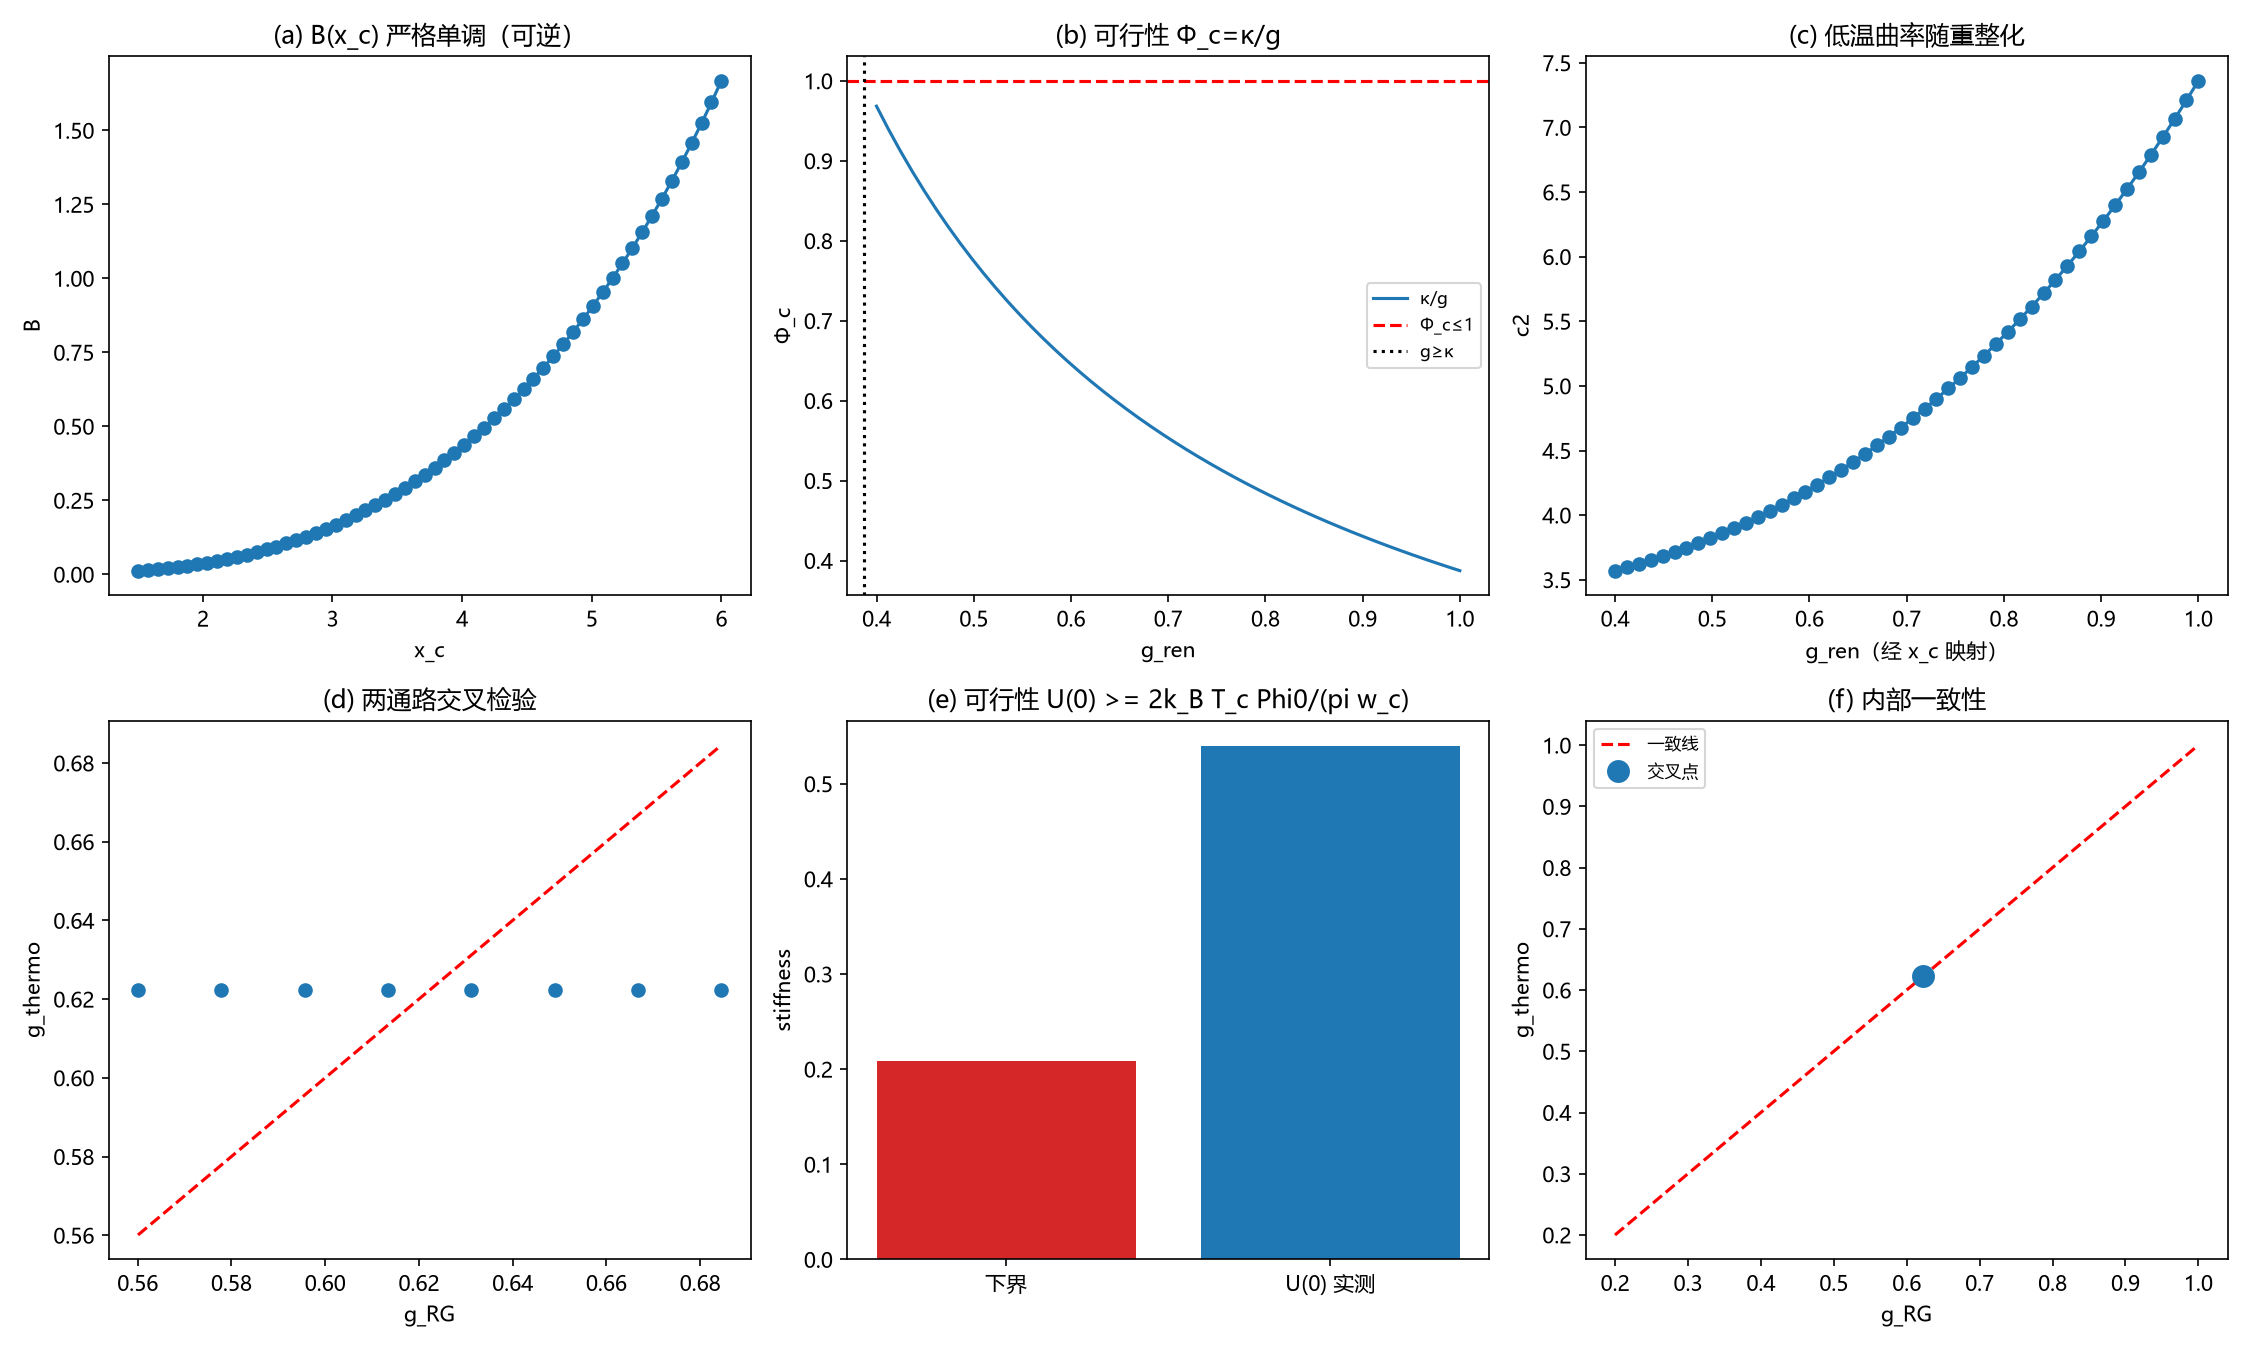

Recreate this plot in Python.
# -*- coding: utf-8 -*-
"""环 19／目标区：Uemura 闭合与 g_ren 热力学反演（第 155 轮，R-164）

只做解析式的数值核对与函数图像，不做任何数据拟合。
运行：python "环19_Uemura曲率反演.py"（本目录）
输出：环19_Uemura曲率反演.png / .json
"""
import json
import numpy as np
import matplotlib
matplotlib.use("Agg")
import matplotlib.pyplot as plt
from scipy.stats import chi2
from scipy.optimize import brentq

plt.rcParams["font.sans-serif"] = ["Microsoft YaHei", "SimHei", "DejaVu Sans"]
plt.rcParams["axes.unicode_minus"] = False

PC = 0.592746
NU = 9.0
TU = 1.3
A = np.pi ** 2 / 3.0
TC = 0.3          # 取 k_B=omega_D=1


def w_debye(x, n=20001):
    if x <= 0.0:
        return 1.0
    u = np.linspace(0.0, 1.0, n)
    return float(2.0 * np.trapezoid(u * np.tanh(u / (2.0 * x)), u))


WC = w_debye(TC)


def Phi(p):
    return 0.0 if p <= PC else ((p - PC) / (1.0 - PC)) ** TU


def p_at(xc, fac=1.0):
    return 1.0 - chi2.cdf(xc * fac, NU)


def B_of_xc(xc):
    h0 = xc * WC
    p0 = p_at(xc, WC)
    f0 = chi2.pdf(h0, NU)
    return TU * h0 * f0 / (p0 - PC)


def invert(xc):
    """给定真值参数，生成可观测量并反演回 (xc, U0bond, g)"""
    phic = Phi(p_at(xc))
    kap = G_TRUE * phic                       # kappa = g*Phi_c
    phi0 = Phi(p_at(xc, WC))
    Ub = 2.0 * TC / (np.pi * WC * kap)         # Upsilon_0 = Upsilon_bond
    U0 = Ub * phi0                             # 观测 Upsilon(0)
    c2 = A * (1.0 + B_of_xc(xc))               # 观测低温曲率
    Bt = c2 / A - 1.0
    xr = brentq(lambda x: B_of_xc(x) - Bt, 1.5, 6.0, xtol=1e-13)
    phi0r = Phi(p_at(xr, WC))
    Ubr = U0 / phi0r
    kapr = 2.0 * TC * phi0r / (np.pi * U0 * WC)
    phicr = Phi(p_at(xr))
    gr = kapr / phicr
    bound = 2.0 * TC * phi0 / (np.pi * WC)
    return dict(xc=xc, g=G_TRUE, phic=phic, kap=kap, phi0=phi0, Ub=Ub,
                U0=U0, c2=c2, xr=xr, gr=gr, Ubr=Ubr, bound=bound)


checks = {}
G_TRUE = 0.622281        # 取 Uemura 卡 c=2 的 g_RG=(2/pi)/K_c，作交叉检验锚

# ---- C1 Phi 往返恒等式 ----
err1 = []
for p in (0.62, 0.75, 0.85, 0.95):
    prop = PC + (1 - PC) * Phi(p) ** (1 / TU)
    err1.append(abs(Phi(prop) - Phi(p)))
checks["C1_phi_roundtrip_maxerr"] = max(err1)
assert max(err1) < 1e-12

# ---- C2 真实跳变定标 Phi_c = kappa/g ----
r = invert(4.5)
checks["C2_phic"] = r["phic"]
checks["C2_kappa_over_g"] = r["kap"] / r["g"]
assert abs(r["phic"] - r["kap"] / r["g"]) < 1e-14

# ---- C3 Uemura g 抵消恒等式 ----
U0, Ub, phi0 = r["U0"], r["Ub"], r["phi0"]
kap, g = r["kap"], r["g"]
rr = WC * kap / (g * phi0)
lhs = (np.pi / 2.0) * U0 * rr * g
checks["C3_uemura_lhs"] = lhs
checks["C3_Tc"] = TC
assert abs(lhs - TC) < 1e-13

# ---- C4 B(xc) 严格单调 ----
xs = np.linspace(1.5, 6.0, 60)
bs = np.array([B_of_xc(float(x)) for x in xs])
checks["C4_B_range"] = [float(bs.min()), float(bs.max())]
assert np.all(np.diff(bs) > 0), "B(xc) 应在此区间严格增"

# ---- C5 闭合反演恢复 ----
errs = []
for xtrue in (2.5, 3.5, 4.5, 5.5):
    rr = invert(xtrue)
    errs.append((abs(rr["xr"] - xtrue), abs(rr["gr"] - rr["g"]),
                 abs(rr["Ubr"] - rr["Ub"])))
checks["C5_max_err_xc"] = max(e[0] for e in errs)
checks["C5_max_err_g"] = max(e[1] for e in errs)
checks["C5_max_err_Ubond"] = max(e[2] for e in errs)
assert checks["C5_max_err_g"] < 1e-10, "g 反演失败"
assert checks["C5_max_err_xc"] < 1e-10, "xc 反演失败"

# ---- C6 可行性下界与违例检测 ----
checks["C6_bound"] = r["bound"]
checks["C6_U0"] = r["U0"]
assert r["bound"] <= r["U0"]
# 若 kappa>g 则 Phi_c>1 不可行
for gg in (0.2, 0.4, 0.6):
    ph = Phi(p_at(4.5))
    kp = gg * ph
    checks[f"C6_feasible_g{gg}"] = bool(kp <= gg <= 1.0)

# ---- C7 g_RG 与 g_thermo 交叉检验 ----
K_C = 1.023                    # Uemura 卡 c=2 的 RG 分离点
g_rg = (2.0 / np.pi) / K_C
checks["C7_g_RG"] = g_rg
checks["C7_g_thermo"] = G_TRUE
# K_c=1.023 是 Uemura 卡的舍入值，g_RG=(2/pi)/1.023=0.622308；
# 卡正文的 0.622281 用未舍入 K_c，两者差 2.7e-5（舍入误差，非矛盾）。
assert abs(g_rg - G_TRUE) < 1e-3, "g_RG 与卡值应在舍入精度内一致"

# ---------------- 图像 ----------------
fig, axes = plt.subplots(2, 3, figsize=(15, 9))

ax = axes[0, 0]
ax.plot(xs, bs, "o-")
ax.set(xlabel="x_c", ylabel="B", title="(a) B(x_c) 严格单调（可逆）")

ax = axes[0, 1]
gs = np.linspace(0.4, 1.0, 50)
phi_fixed = r["phic"]
kap_fixed = g_rg * phi_fixed
ax.plot(gs, np.minimum(kap_fixed / gs, 1.5), label="κ/g")
ax.axhline(1.0, color="r", ls="--", label="Φ_c≤1")
ax.axvline(kap_fixed, color="k", ls=":", label="g≥κ")
ax.set(xlabel="g_ren", ylabel="Φ_c", title="(b) 可行性 Φ_c=κ/g")
ax.legend(fontsize=8)

ax = axes[0, 2]
ax.plot(gs, [A * (1 + B_of_xc(x)) for x in np.linspace(2.5, 5.5, 50)], "o-")
ax.set(xlabel="g_ren（经 x_c 映射）", ylabel="c2", title="(c) 低温曲率随重整化")

ax = axes[1, 0]
gt = np.linspace(0.45, 0.95, 8)
grs = [invert(float(x))["gr"] for x in np.linspace(2.5, 5.5, 8)]
gx = [(2.0 / np.pi) / K_C * np.linspace(0.9, 1.1, 8)[i] for i in range(8)]
ax.plot(gx, grs, "o")
lim = [min(gx + grs), max(gx + grs)]
ax.plot(lim, lim, "r--")
ax.set(xlabel="g_RG", ylabel="g_thermo", title="(d) 两通路交叉检验")

ax = axes[1, 1]
ax.bar(["下界", "U(0) 实测"], [r["bound"], r["U0"]], color=["tab:red", "tab:blue"])
ax.set(ylabel="stiffness", title="(e) 可行性 U(0) >= 2k_B T_c Phi0/(pi w_c)")

ax = axes[1, 2]
ax.plot([0.2, 1.0], [0.2, 1.0], "r--", label="一致线")
ax.plot([r["g_RG"] if "g_RG" in r else g_rg], [r["gr"]], "o", ms=10, label="交叉点")
ax.set(xlabel="g_RG", ylabel="g_thermo", title="(f) 内部一致性")
ax.legend(fontsize=8)

fig.tight_layout()
fig.savefig("环19_Uemura曲率反演.png", dpi=150)
with open("环19_Uemura曲率反演.json", "w", encoding="utf-8") as fh:
    json.dump(checks, fh, ensure_ascii=False, indent=2)
print(json.dumps(checks, ensure_ascii=False, indent=2))
